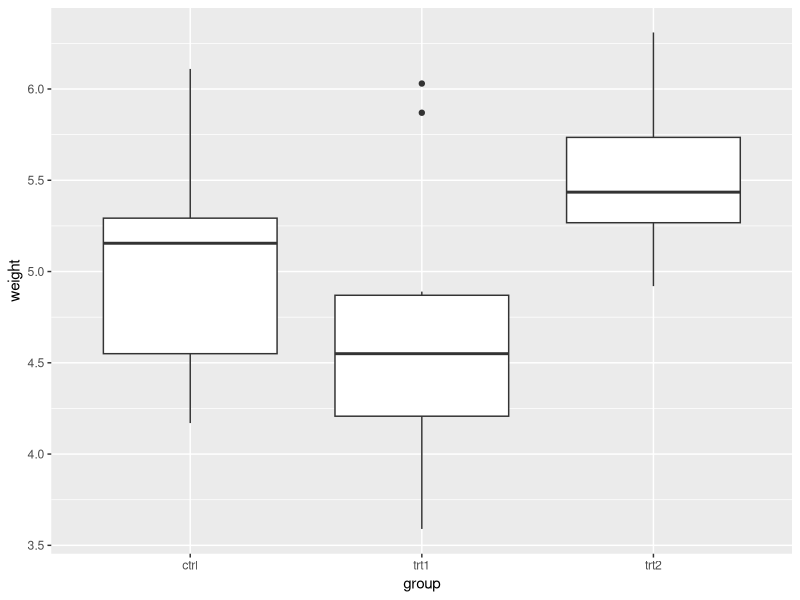
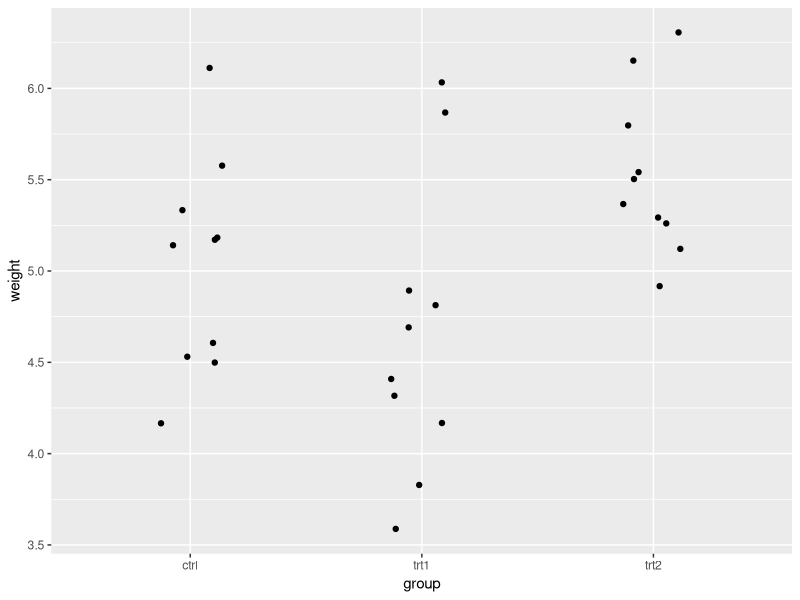
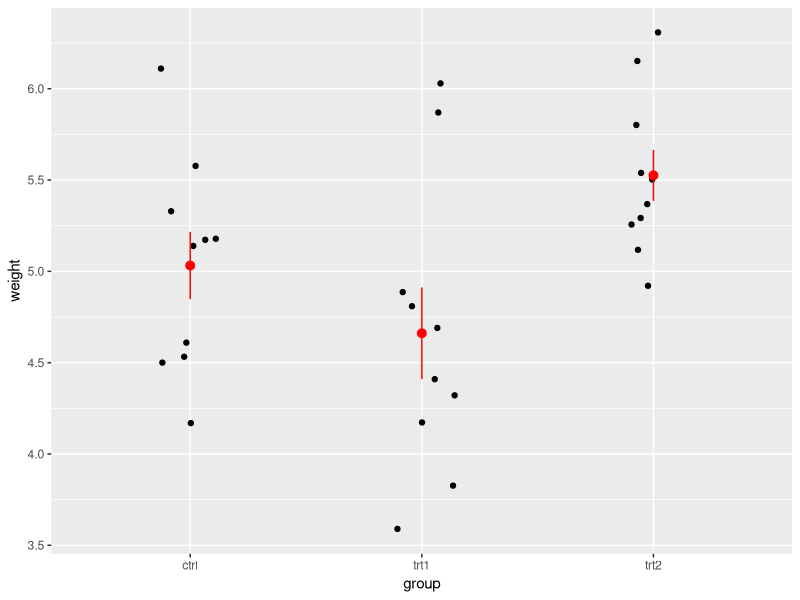

Write the R code that produced these figures, in order.
# 2.1.1 - R Basics basics and case study
# Misk Academy Data Science Immersive, 2020

# Always begin your R scripts with a descriptive header

# Load packages ----
# Install once, but initialize each time you start a new session
# We'll come back to this packages soon later on. I put this 
# command here since it's good practice to list all your used 
# packages at the beginning of a script
library(tidyverse)

# Basic R syntax ----
# What does this command do?
n <- log2(8) # the log2 of 8
# 2 to the power of what gives 8?
# Exercise 1 ----
# Can you identify all the parts of the above commands?
n # shortcut for print(n)
# Exercise 2 ----
# Incomplete commands :/
# What happens if you execute this command?
n <- log2(8)

# Plant Growth Case Study ----

# A built-in data set ----
PlantGrowth # already available in base R
data(PlantGrowth) # This will make it appear in your environment

# We're going to do something quite modern in R, which is to use a 
# tibble instead of a data.frame. That doesn't mean anything to you 
# now, but we'll get to it soon.
# First, make sure you have the tidyverse package installed and
# that you have executed the library(tidyverse) command
# above, after installing, so that you have initialized the package.
PlantGrowth <- as_tibble(PlantGrowth) # convert this to a "tibble" (more on this later)
PlantGrowth

# 1. Descriptive Statistics ----
# The "global mean" of all the weight values
mean(PlantGrowth$weight)

# Would this work on the group column?
mean(PlantGrowth$group)

# Group-wise descriptive statistics
# Here, using functions from dplyr, a part of the Tidyverse
# Using Tidyverse notation:
# %>% is the "the pipe operator"
# Pronounce it as "... and then ..."
# Type it using shift + ctrl + m

# Use summarise() for aggregation functions (e.g. mean)
PlantGrowth %>% 
  group_by(group) %>% 
  summarise(avg = mean(weight))

# Or... an atypical example, but it can still be useful:




# For transformation functions: e.g. z-score within each group
# (x_i - x_bar)/x_sd
# function: scale()
# typical use mutate()



# or...






# Let's review the two most common syntax paradigms in R
# (This is kind of like different dialects of the same language,
# some things are the same or very similar but there are key
# differences that make them distinct systems.)
# Typical base pkg syntax
mean(PlantGrowth$weight)

# Tidyverse syntax
PlantGrowth$weight %>% 
  mean()
# %>% says take the object on the left (i.e. a dataframe) and insert it
# into the first position of the function on the right


# 2. Data Visualization ----
# Here, using functions from ggplot2, a part of the Tidyverse
# 3 essential components
# 1 - The data
# 2 - Aesthetics - "mapping" variables (data) onto scales (visuals)
# scales: x, y, color, size, shape, linetype
# 3 - Geometry - how the plot will look

# box plot
ggplot(PlantGrowth, aes(x = group, y = weight)) +
  geom_boxplot()

# "dot plot" (mean +/- 1 Standard Deviation)
# We can add a "statistics" layer
ggplot(PlantGrowth, aes(group, weight)) +
  geom_jitter(width = 0.15) +
  stat_summary(fun.data = mean_sdl, 
               fun.args = list(mult = 1), 
               col = "red")

# By default, you'll get the mean +/- the SEM
ggplot(PlantGrowth, aes(x = group, y = weight)) +
  geom_jitter(width = 0.15) +
  stat_summary(col = "red")

# 3. Inferential Statistics ----
# first step: define a linear model
# y ~ x means "described by" (say tilda)
plant_lm <- lm(weight ~ group, data = PlantGrowth)
plant_lm

# 1-way ANOVA
anova(plant_lm)


# For all pair-wise comparisons use:



